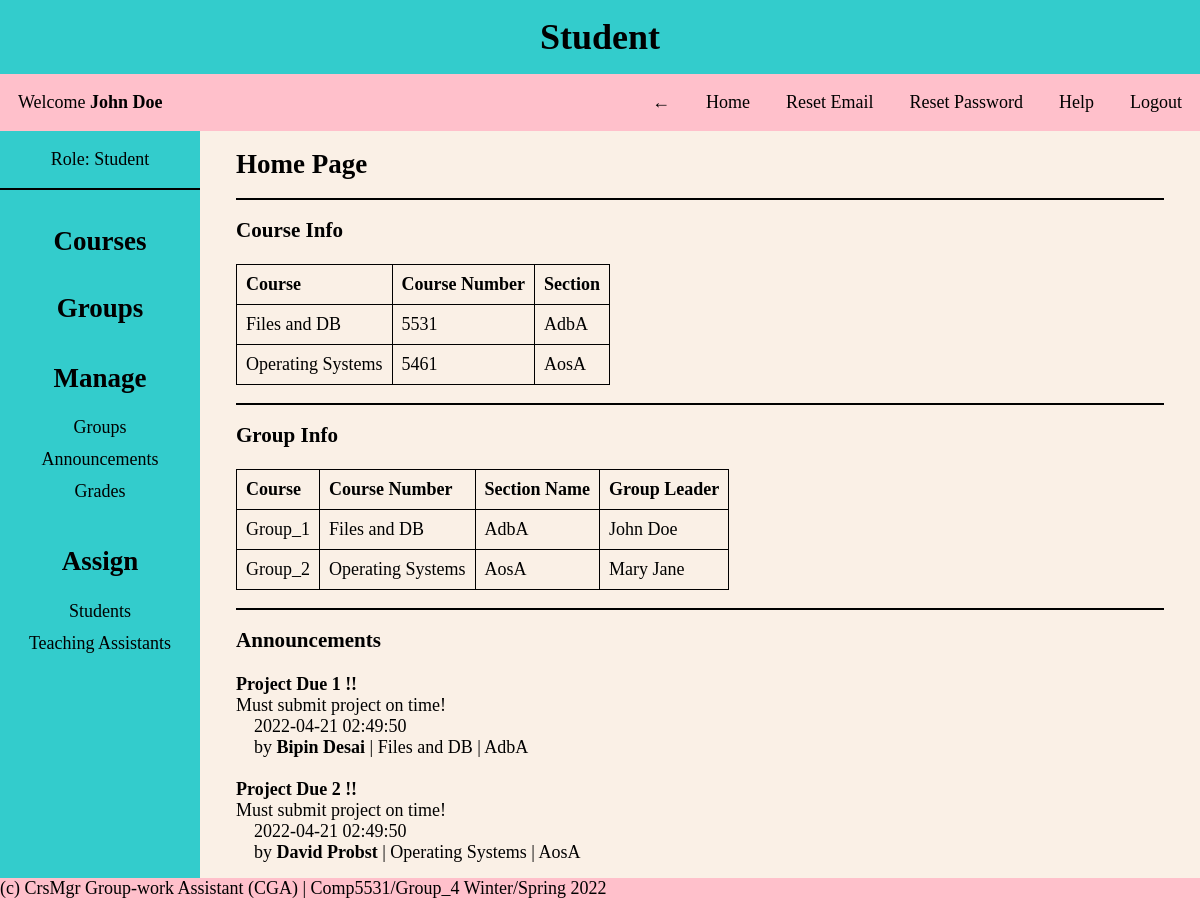
Before: /pages/professor.php (signed in) with the older database file.
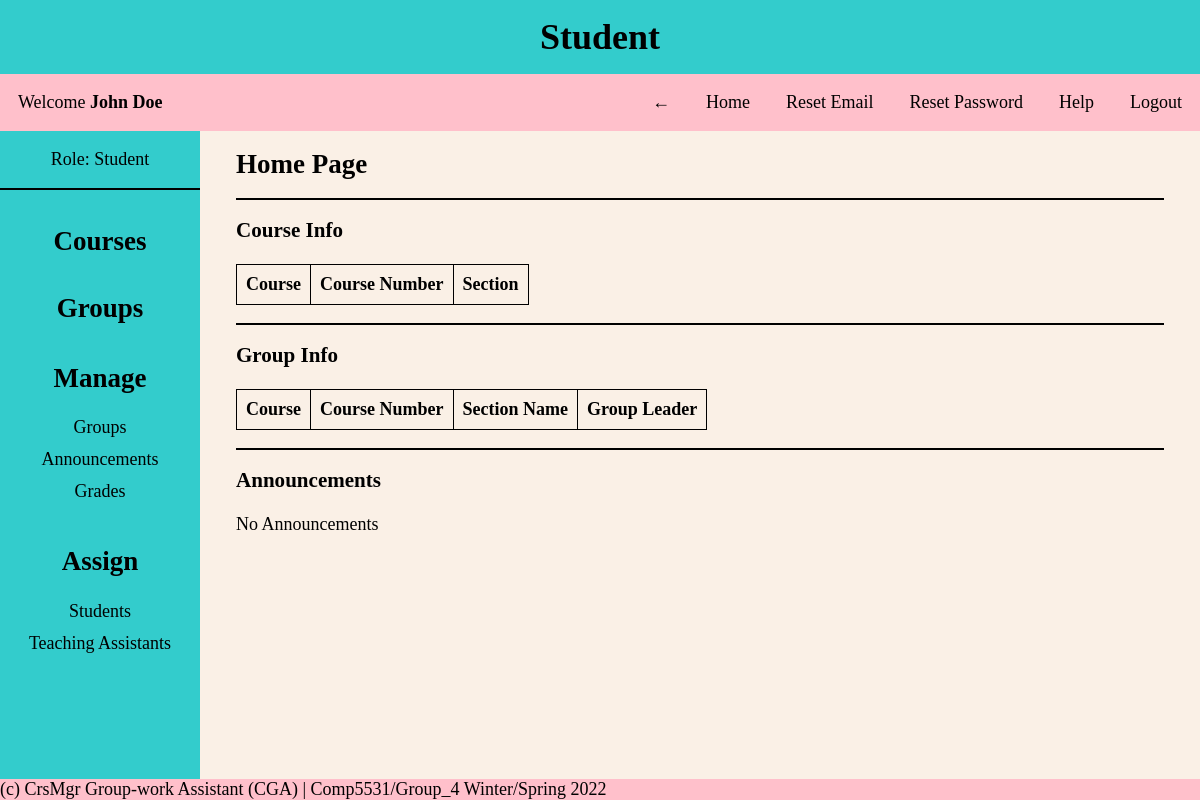
After: the same page with the newer database file.
### tables this page shows
CREATE TABLE User_Course_Section
(
  user_id INT NOT NULL,
  course_id INT NOT NULL,
  section_id INT,
  FOREIGN KEY (user_id) REFERENCES Users(user_id) ON DELETE CASCADE ON UPDATE CASCADE,
  FOREIGN KEY (course_id) REFERENCES Course(course_id) ON DELETE CASCADE ON UPDATE CASCADE,
  FOREIGN KEY (section_id) REFERENCES Section(section_id) ON DELETE CASCADE ON UPDATE CASCADE,
  UNIQUE (user_id, section_id)
);

CREATE TABLE Course
(
  course_id INT NOT NULL AUTO_INCREMENT PRIMARY KEY,
  course_name VARCHAR(30) NOT NULL UNIQUE,
  course_number INT NOT NULL UNIQUE
);

CREATE TABLE Section
(
  section_id INT NOT NULL AUTO_INCREMENT PRIMARY KEY,
  section_name VARCHAR(30) NOT NULL,
  course_id INT NOT NULL,
  FOREIGN KEY (course_id) REFERENCES Course(course_id)
);

CREATE TABLE Student_Groups
(
  group_id INT NOT NULL AUTO_INCREMENT PRIMARY KEY,
  group_name VARCHAR(30) NOT NULL,
  group_leader_sid INT NOT NULL
);

CREATE TABLE Users
(
  user_id INT NOT NULL AUTO_INCREMENT PRIMARY KEY,
  first_name VARCHAR(30) NOT NULL,
  last_name VARCHAR(30) NOT NULL,
  dob DATE NOT NULL,
  email VARCHAR(30) NOT NULL UNIQUE,
  username VARCHAR(30) NOT NULL UNIQUE,
  password VARCHAR(30) NOT NULL,
  created_on DATETIME DEFAULT CURRENT_TIMESTAMP,
  first_login TINYINT NOT NULL,
  role_id INT NOT NULL,
  FOREIGN KEY (role_id) REFERENCES Roles(role_id)
);

CREATE TABLE Announcement
(
  announcement_id INT NOT NULL AUTO_INCREMENT PRIMARY KEY,
  announcement_title VARCHAR(255) NOT NULL,
  announcement_content VARCHAR(1024) NOT NULL,
  posted_by_uid INT NOT NULL,
  posted_on DATETIME DEFAULT CURRENT_TIMESTAMP,
  course_id INT NOT NULL,
  FOREIGN KEY (course_id) REFERENCES Course(course_id) ON DELETE CASCADE ON UPDATE CASCADE
);

### helper/functions.php (called while the page is built, shortened)
<?php
function isAdmin()
{
    return false;
}
function isProfessor()
{
    return false;
}
function isStudent()
{
    if (isset($_SESSION['role_id']) && $_SESSION['role_id'] == 4) {
        return true;
    }
    return false;
}

### includes/home.php (the view, shortened to what the changed rows need)
<?php
$session_user_id = $_SESSION['user_id'];
if (!isAdmin()) {
    $query = "SELECT * FROM users as u
    JOIN user_course_section as ucs ON ucs.user_id = u.user_id
    JOIN course as c ON c.course_id = ucs.course_id
    LEFT JOIN section as s ON s.section_id = ucs.section_id
    WHERE u.user_id = '$session_user_id'
    ORDER BY u.user_id ASC";
    $course_info = mysqli_query($conn, $query);
    $query = "SELECT g.*, st.*, u.*, s.section_name, c.course_name FROM student_groups as g
    JOIN member_of_group as mg ON mg.group_id = g.group_id
    JOIN student as st ON st.student_id = mg.student_id
    JOIN users as u ON u.user_id = st.user_id
    JOIN group_of_course as gc ON gc.group_id = g.group_id
    JOIN course as c ON c.course_id = gc.course_id
    JOIN section as s ON s.course_id = c.course_id
    JOIN user_course_section as ucs ON ucs.section_id = s.section_id AND ucs.user_id = u.user_id
    WHERE u.user_id = '$session_user_id'
    ORDER BY g.group_id ASC";
    $group_info = mysqli_query($conn, $query);
    $query = "SELECT a.*, u.*, c.course_name, s.section_name FROM announcement as a
    JOIN course as c ON c.course_id = a.course_id
    JOIN users as u ON u.user_id = a.posted_by_uid
    JOIN user_course_section as ucs ON ucs.course_id = c.course_id
    LEFT JOIN section as s ON s.section_id = ucs.section_id
    JOIN users as us ON us.user_id = ucs.user_id
    WHERE us.user_id = '$session_user_id'
    ORDER BY a.announcement_id ASC";
    $announcements = mysqli_query($conn, $query);
}
?>
<div class="content-body">
    <h2>Home Page</h2>
    <?php if (!isAdmin()) { ?>
        <div class="course-info-content">
            <br>
            <table>
                <thead>
                    <tr>
                        <th>Course</th>
                        <th>Course Number</th>
                        <?php if (!isProfessor()) { ?>
                            <th>Section</th>
                        <?php } ?>
                    </tr>
                </thead>
                <tbody>
                    <?php
                    foreach ($course_info as $row) {
                        $course_name = $row['course_name'];
                        $course_number = $row['course_number'];
                        if ($row['section_name'] == null) {
                            $section_name = "All";
                        } else {
                            $section_name = $row['section_name'];
                        }
                    ?>
                        <tr>
                            <td><?= $course_name ?></td>
                            <td><?= $course_number ?></td>
                            <?php if (!isProfessor()) { ?>
                                <td><?= $section_name ?></td>
                            <?php } ?>
                        </tr>
                    <?php
                    }
                    ?>
                </tbody>
            </table>
        </div>
    <?php } ?>
    <?php if (isStudent()) { ?>
        <div class="group-info-content">
            <br>
            <table>
                <thead>
                    <tr>
                        <th>Course</th>
                        <th>Course Number</th>
                        <th>Section Name</th>
                        <th>Group Leader</th>
                    </tr>
                </thead>
                <tbody>
                    <?php
                    foreach ($group_info as $row) {
                        $group_name = $row['group_name'];
                        $course_name = $row['course_name'];
                        $section_name = $row['section_name'];
                    ?>
                        <tr>
                            <td><?= $group_name ?></td>
                            <td><?= $course_name ?></td>
                            <td><?= $section_name ?></td>
                            <?php
                            if ($row['group_leader_sid'] == $row['student_id']) {
                                echo "<td>" . $row['first_name'] . " " . $row['last_name'] . "</td>";
                            } else {
                                $query = "SELECT * FROM users as u
                                JOIN student as st ON u.user_id = st.user_id
                                WHERE st.student_id = " . $row['group_leader_sid'];
                                $row = mysqli_fetch_assoc(mysqli_query($conn, $query));
                                $group_leader_name = $row['first_name'] . " " . $row['last_name'];
                                echo "<td>" . $group_leader_name . "</td>";
                            }
                            ?>
                        </tr>
                    <?php
                    }
                    ?>
                </tbody>
            </table>
        </div>
    <?php } ?>
    <?php if (!isAdmin()) { ?>
        <div class="announcement-content">
            <h3>Announcements</h3><br>
            <?php
            if (mysqli_num_rows($announcements) > 0) {
                foreach ($announcements as $row) {
                    $announcement_title = $row['announcement_title'];
                    $announcement_content = $row['announcement_content'];
                    $posted_on = $row['posted_on'];
                    $posted_by = $row['first_name'] . " " . $row['last_name'];
                    $course_name = $row['course_name'];
                    $section_name = $row['section_name'];
            ?>
                    <ul>
                        <li> <b><?= $announcement_title ?></b> </li>
                        <li> <?= $announcement_content ?></li>
                        <li>&emsp;<?= $posted_on ?></li>
                        <li>&emsp;by <b><?= $posted_by ?></b> | <?= $course_name ?>
                            <?php if (!isProfessor()) echo " | " . $section_name; ?>
                        </li>
                    </ul><br>
                <?php } ?>
            <?php } else { ?>
                <p>No Announcements</p>
            <?php } ?>
        </div>
    <?php } ?>
</div>

Changed rows visible on the page:
removed user_course_section: course.course_name "Files and DB", course.course_number "5531", section.section_name "AdbA"
removed user_course_section: course.course_name "Operating Systems", course.course_number "5461", section.section_name "AosA"
removed student_groups: group_name "Group_1", course.course_name "Files and DB", section.section_name "AdbA", users.first_name "John", users.last_name "Doe"
removed student_groups: group_name "Group_2", course.course_name "Operating Systems", section.section_name "AosA", users.first_name+last_name "Mary Jane"
removed announcement: announcement_title "Project Due 1 !!", announcement_content "Must submit project on time!", posted_on "2022-04-21 02:49:50", users.first_name+last_name "Bipin Desai", course.course_name "Files and DB", section.section_name "AdbA"
removed announcement: announcement_title "Project Due 2 !!", announcement_content "Must submit project on time!", posted_on "2022-04-21 02:49:50", users.first_name+last_name "David Probst", course.course_name "Operating Systems", section.section_name "AosA"
Other visible differences:
text now shown: "No Announcements"
